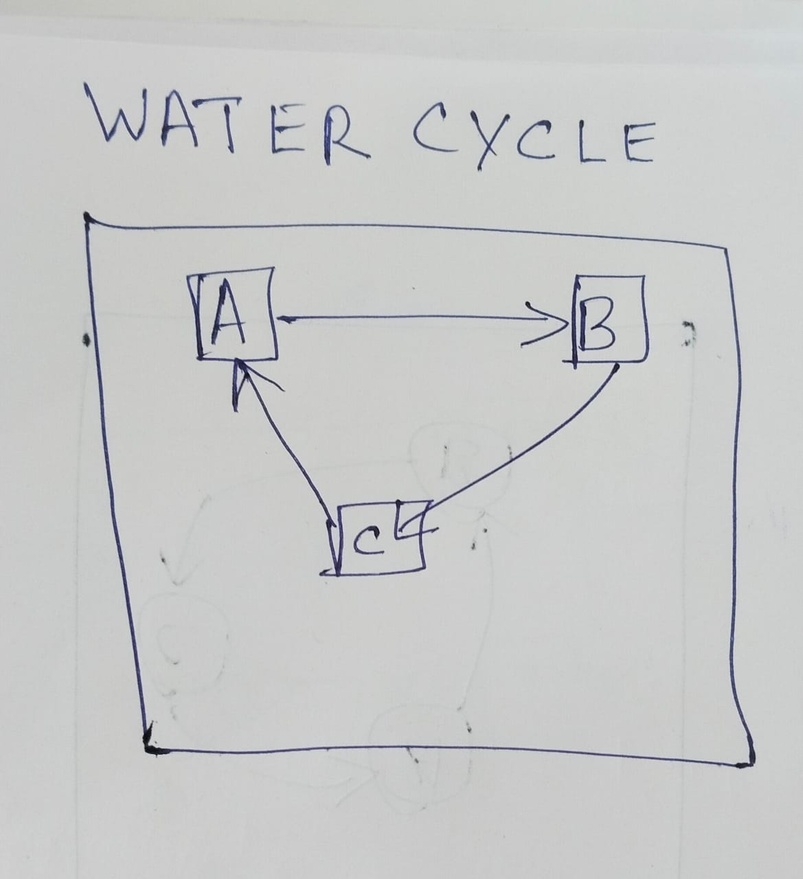
#> input picture Backend/services/test.jpg, 803 x 879 px, shrunk from 1169 x 1280 before the run
$ python diagram_extraction.py
#> lines starting #> are read from the running program, lines starting #| are printed output that depends on the picture; after the words box and inside, x2 and y2 are one past the last pixel; in counts of white or black regions, pixels touching at a corner belong together
import cv2
import numpy as np

def process_image(image_path, output_dir="./"):
#> called with image_path = 'test.jpg', output_dir = './'
    image = cv2.imread(image_path)
#> image is the input picture: shape (879, 803, 3); mean B, G, R 200.9, 201.1, 200
    gray = cv2.cvtColor(image, cv2.COLOR_BGR2GRAY)

    _, thresh = cv2.threshold(gray, 150, 255, cv2.THRESH_BINARY_INV)
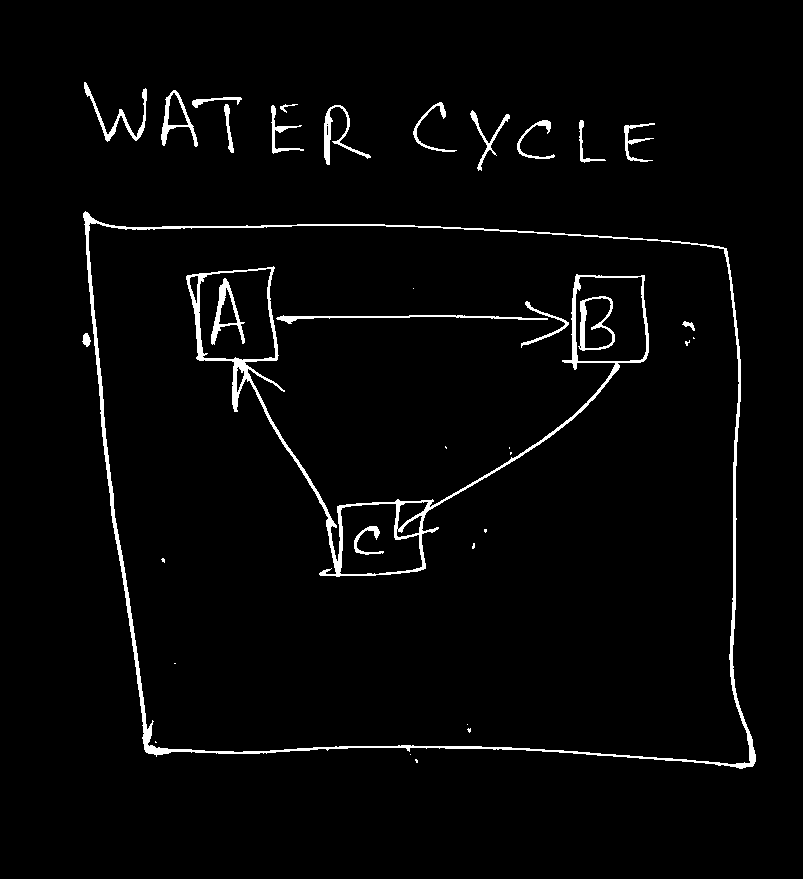
#> thresh: shape (879, 803); 2.7% white; 36 white regions (15 under 20 px), largest, box (x1, y1, x2, y2) and area: (83, 211, 756, 769) 6825, (186, 266, 649, 577) 5544, (276, 315, 548, 324) 647
    kernel = cv2.getStructuringElement(cv2.MORPH_RECT, (5, 5))
    dilated = cv2.dilate(thresh, kernel, iterations=2)
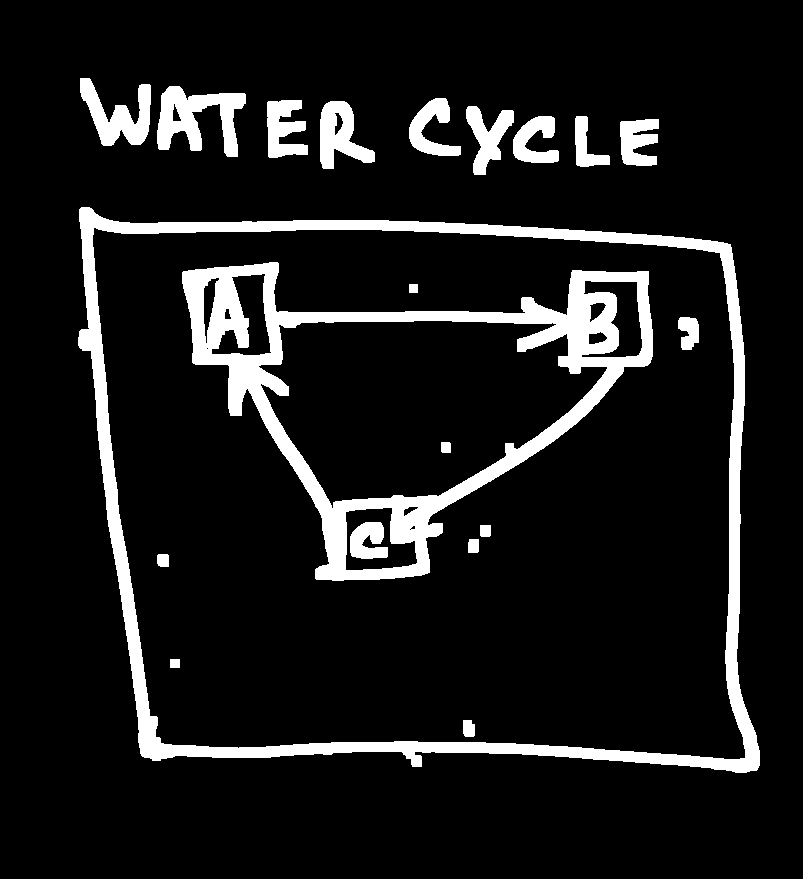
#> dilated: shape (879, 803); 10.5% white; 20 white regions

    contours, _ = cv2.findContours(dilated, cv2.RETR_EXTERNAL, cv2.CHAIN_APPROX_SIMPLE)
#> contours = 10 contours; largest, box (x1, y1, x2, y2) and area: (78, 207, 760, 773) 336911, (157, 86, 246, 157) 3116, (80, 78, 151, 146) 2228, (320, 101, 375, 169) 2029, (466, 106, 514, 175) 1480

    largest_rect = None
    largest_area = 0

    for contour in contours:
        approx = cv2.approxPolyDP(contour, 0.02 * cv2.arcLength(contour, True), True)
        if len(approx) == 4:
            x, y, w, h = cv2.boundingRect(approx)
            area = w * h
            if area > largest_area:
                largest_area = area
                largest_rect = (x, y, w, h)
#> this loop made 10 passes
#> (approx, x, y, w, h, area, largest_area) on pass 1: ([[79, 209], [142, 756], [757, 769], [730, 244]], 79, 209, 679, 561, 380919, 380919)
#> after the loop, largest_area = 380919

    if largest_rect:
        x, y, w, h = largest_rect
        diagram_image = image[y:y+h, x:x+w]
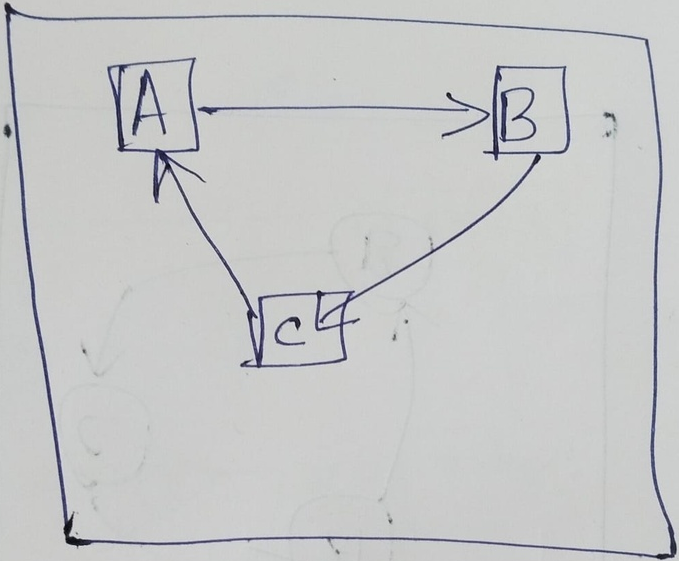
#> diagram_image: shape (561, 679, 3); mean B, G, R 199.4, 199.3, 198.2
        text_above = image[:y, :]
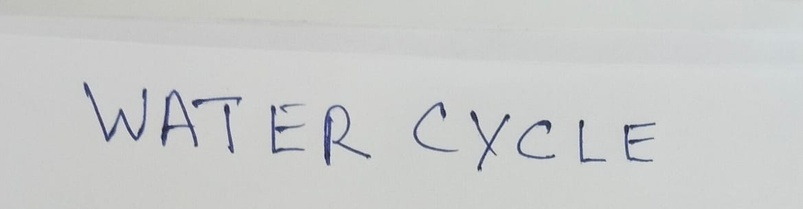
#> text_above: shape (209, 803, 3); mean B, G, R 202.9, 203.3, 201.8
        text_below = image[y+h:, :]

        cv2.imwrite(f"{output_dir}/diagram.jpg", diagram_image)
        cv2.imwrite(f"{output_dir}/text_above.jpg", text_above)
        cv2.imwrite(f"{output_dir}/text_below.jpg", text_below)

        print("Cropped images saved successfully:")
        print(f"Diagram: {output_dir}/diagram.jpg")
        print(f"Text Above: {output_dir}/text_above.jpg")
        print(f"Text Below: {output_dir}/text_below.jpg")
    else:
        print("No rectangular boundary detected.")

# Example usage
process_image("test.jpg")
